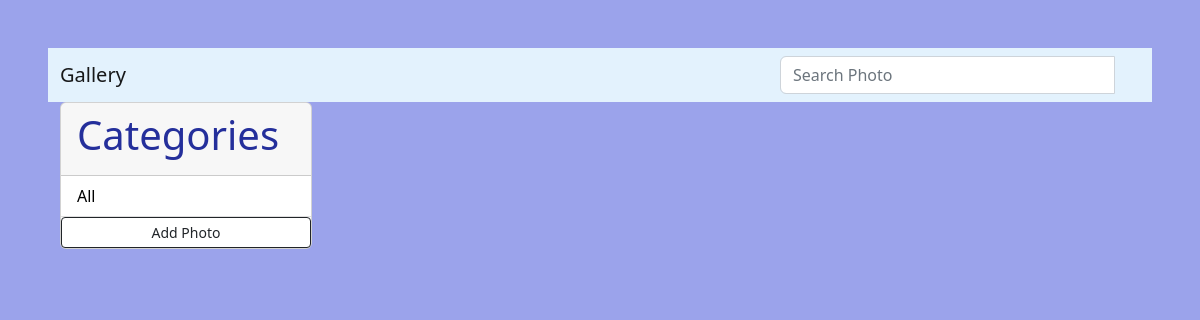
The page /?category=Food on the database as committed earlier.
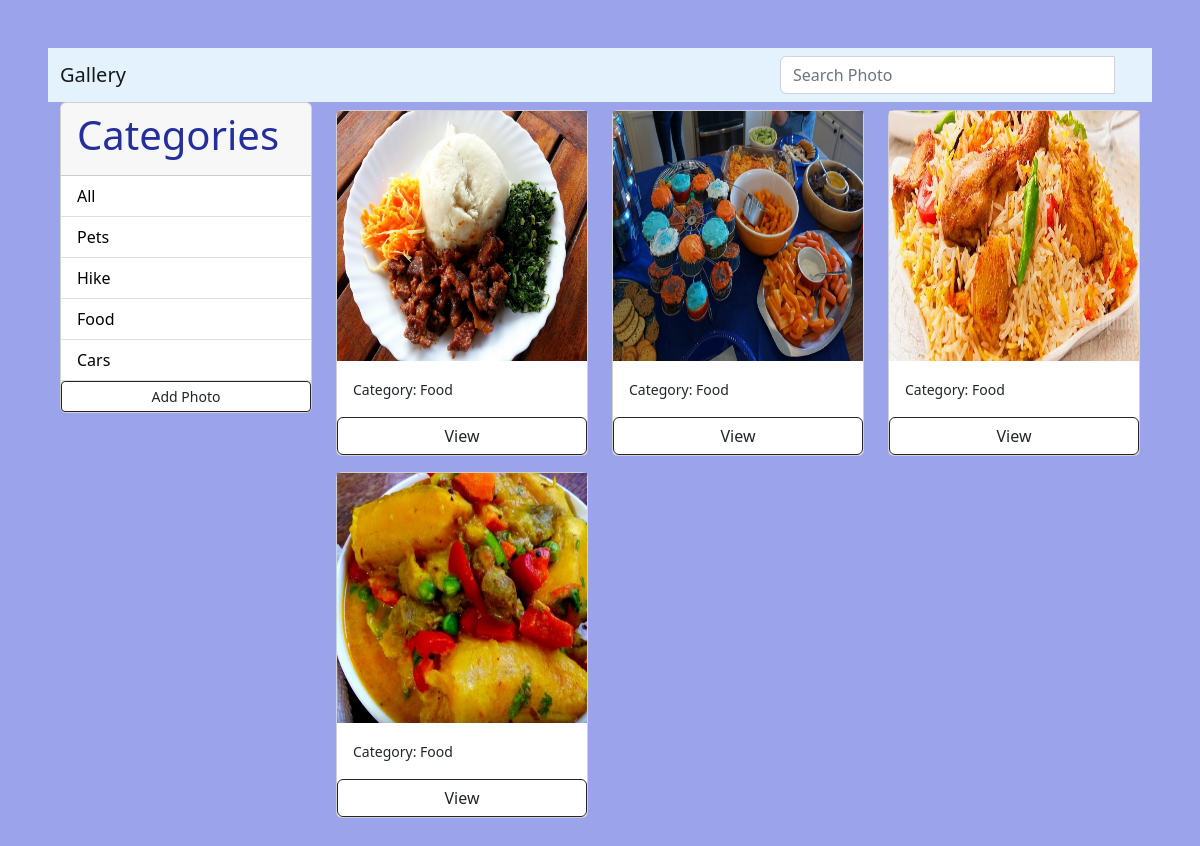
The same page on the database as committed later.
### photos/models.py (models this page shows, shortened)
class Category(models.Model):
    name= models.CharField(max_length=100,null=False, blank=False)

class Photo(models.Model):
   category= models.ForeignKey(Category, on_delete=models.SET_NULL, null=True, blank=True)
   location = models.ForeignKey(Location, on_delete=models.SET_NULL, null=True, blank=True)
   image= models.ImageField(null=False, blank=False)
   description = models.TextField()

### photos/views.py (the view)
# urls.py: path('',views.gallery, name='gallery'),
def gallery(request):
    category = request.GET.get('category')
    if category ==None:
       photos = Photo.objects.all()
    else:
         photos = Photo.objects.filter(category__name=category)
    categories = Category.objects.all()
    context = {'categories':categories, 'photos':photos}
    return render(request, 'photos/gallery.html',context)

### photos/templates/photos/gallery.html (shortened to what this page needs)
{% extends 'base.html' %}
{% block content %}
<!DOCTYPE html>
<html lang="en">
<head>
    <link rel=”stylesheet” href="../../../static/css/photo.css">
<link href="https://cdn.jsdelivr.net/npm/bootstrap@5.2.0-beta1/dist/css/bootstrap.min.css" rel="stylesheet">
</head>
<body class="m-5">
    <div class="container">
        <div class="row">
            <div class="col-md-3">
                <div class="card">
                    <div class="card-header">
                        <h1 class="categories"> Categories</h1>
                    </div>
                    <ul class="list-group list-group-flush">
                        <li class="list-group-item">
                            <a href="{% url 'gallery' %} ">All</a>
                        </li>
                      {% for category in categories%}
                      <li class="list-group-item">
                         <a href="{% url 'gallery' %}?category={{ category.name}}"> {{category.name}}</a>
                       </li>
                      {% endfor%}
                      <a href="{% url 'add'  %}" class="btn btn-outline-dark btn-block btn-sm">Add Photo</a>
                    </ul>
                  </div>
            </div>
            <div class="col-md-9">
                <div class="row">
                    {% for photo in photos %}
                    <div class="col-md-4">
                        <div class="card my-2">
                            <img class="image-thumbnail" src="{{photo.image.url}}" height="250px"  alt="Card image cap">
                            <div class="card-body">
                                <small>Category: {{photo.category.name}}</small>
                            </div>
                            <a href="{% url 'photo' photo.id %}" class="btn btn-outline-dark ">View</a>
                        </div>
                    </div>
                   {% endfor %}
                </div>
            </div>
        </div>
    </div>
    {%endblock%}

Rows that differ between the two databases and show on the page:
added Category: name "Pets"
added Category: name "Hike"
added Category: name "Food"
added Category: name "Cars"
added Photo: image (picture), category.name "Food"
added Photo: image (picture), category.name "Food"
added Photo: image (picture), category.name "Food"
added Photo: image (picture), category.name "Food"
